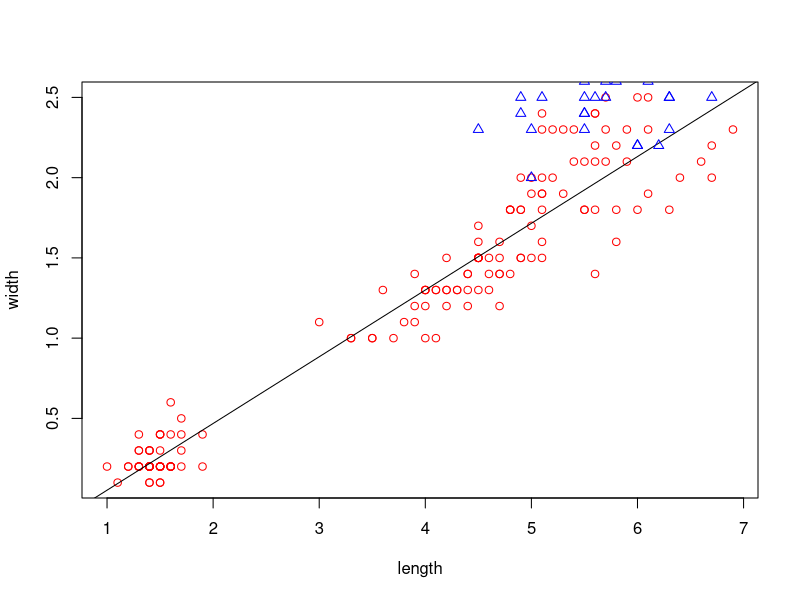
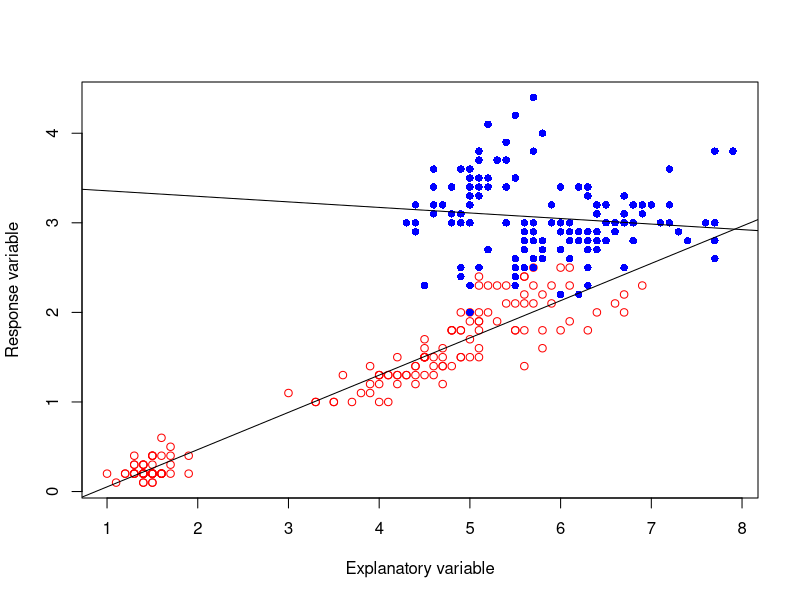
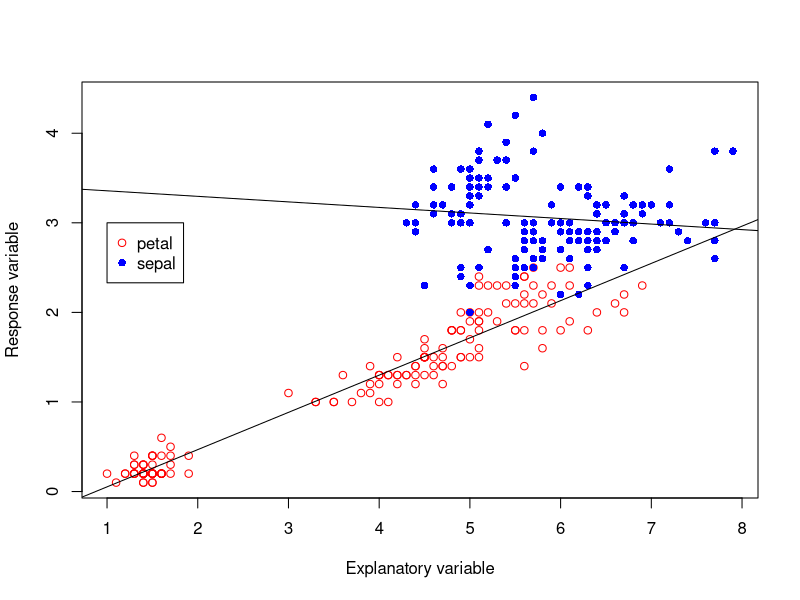

Write the R code that produced these figures, in order.
## ---- chunk 1
data("iris")
x1 <- iris$Petal.Length
x2 <- iris$Sepal.Length
y1 <- iris$Petal.Width
y2 <- iris$Sepal.Width
## ---- chunk 2
plot(x1, y1, xlab = "length", ylab = "width", col="red", pch=1)
abline(lm(y1 ~ x1))
points(x2, y2, col="blue", pch=2)
abline(lm(y2 ~ x2))
## ---- chunk 3
plot(c(x1,x2), c(y1,y2), xlab="Explanatory variable", ylab = "Response variable", type = "n")
points(x1, y1, col="red")
points(x2, y2, col="blue", pch=16)
abline(lm(y1 ~ x1))
abline(lm(y2 ~ x2))
## ---- chunk 4
plot(c(x1,x2),c(y1,y2), xlim=range(x1,x2), ylim=range(y1, y2), xlab="Explanatory variable", ylab="Response variable", type="n")
points(x1,y1,col="red")
points(x2,y2,col="blue",pch=16)
abline(lm(y1~x1))
abline(lm(y2~x2))
legend(3, c("petal","sepal"), pch=c(1,16), col=c("red","blue"))
